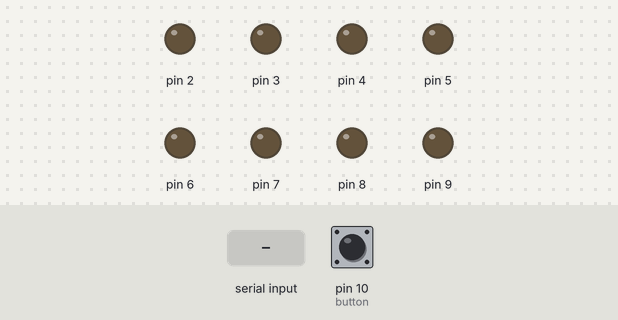
A sketch run on a simulated Arduino Uno, built with avr-gcc and run on an emulated ATmega328P. On the bench: output pins drawn as LEDs (lit = HIGH). The test bench sets the inputs (shaded band); at power-on: pin 10 (button) HIGH.

Above: at 1.2 s.
1.3 s: "3\n" received over Serial
At 1.7 s:
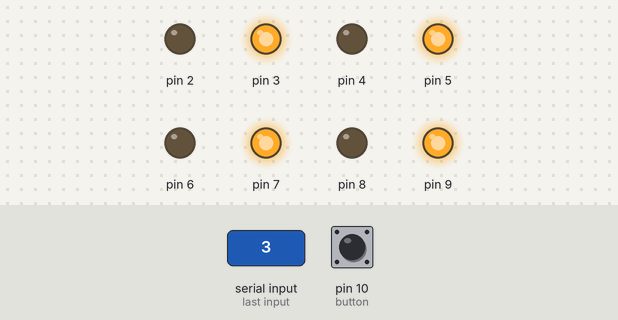
3.8 s: "1\n" received over Serial
At 5.0 s:
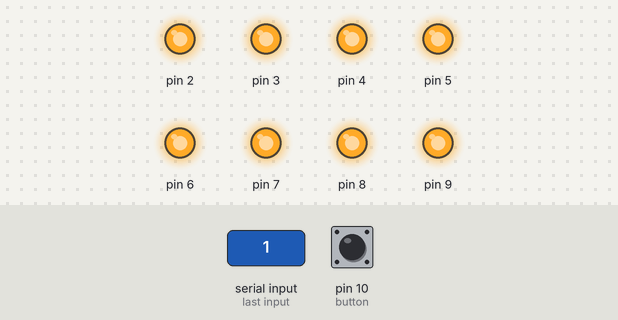
5.3 s: "4\n" received over Serial
At 9.6 s:
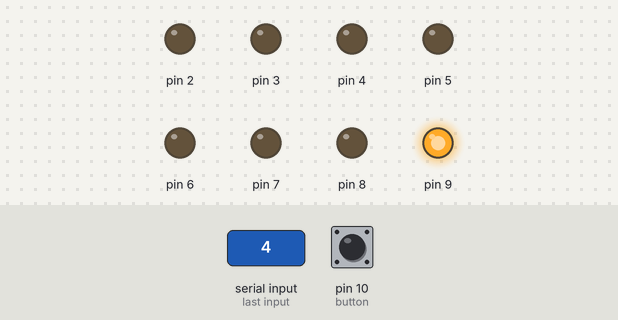
11.3 s: "2\n" received over Serial
At 14.1 s:
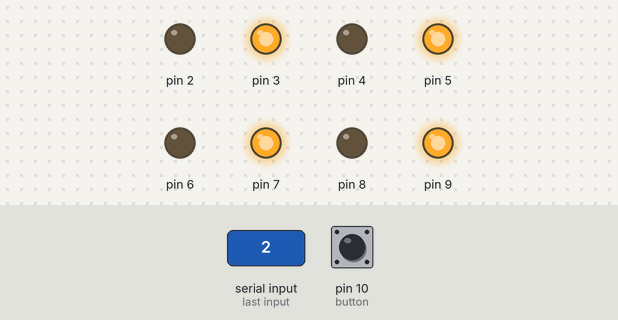
14.3 s: "5\n" received over Serial
At 14.7 s:
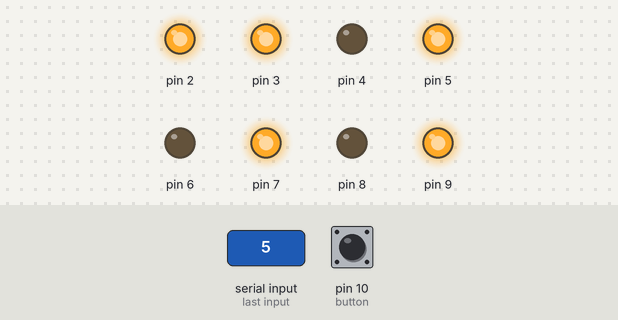
Timing chart, 0 to 18.3 s (numbered marks = the images above; inputs shaded):
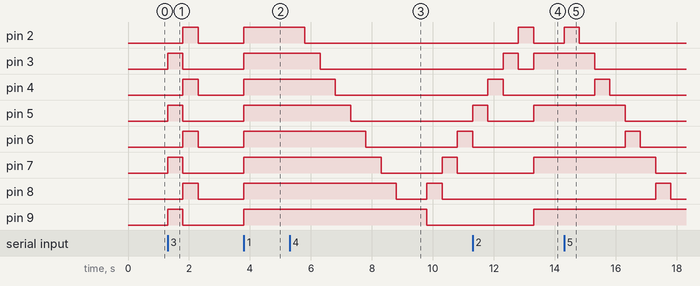

The sketch:

lab2.ino
```cpp
int button = 10;
int buttonState = 0;

void setup() {
  Serial.begin(9600);
  for (int i = 2; i <= 9; i++) {
    pinMode(i, OUTPUT);
  }
  pinMode(button, INPUT_PULLUP);
}

void loop() {
  if (Serial.available() > 0) {
    int command = Serial.parseInt();

    if (command >= 1 && command <= 5) {
      switch (command) {
        case 1:
          step1();
          break;
        case 2:
          step2();
          break;
        case 3:
          step3();
          break;
        case 4:
          step4();
          break;
        case 5:
          step5();
          break;
        default:
          break;
      }
    }
  }
}

void step1() {
  for (int i = 2; i <= 9; i++) {
    digitalWrite(i, HIGH);
  }
}

void step2() {
  for (int i = 2; i <= 9; i++) {
    if (i % 2 == 1) {
      digitalWrite(i, HIGH);
    } else {
      digitalWrite(i, LOW);
    }
  }
}

void step3() {
    for (int i = 3; i <= 9; i += 2) {
      digitalWrite(i, HIGH);
    }
    delay(500);

    for (int i = 2; i <= 9; i++) {
      digitalWrite(i, LOW);
    }
  for (int i = 2; i <= 9; i += 2) {
      digitalWrite(i, HIGH);
    }
    delay(500);

    for (int i = 2; i <= 9; i++) {
      digitalWrite(i, LOW);
    }

}


void left() {
  for (int i = 2; i <= 9; i++) {
    digitalWrite(i, HIGH);
    delay(500);
    digitalWrite(i, LOW);
  }
}

void right() {
  for (int i = 9; i >= 2; i--) {
    digitalWrite(i, HIGH);
    delay(500);
    digitalWrite(i, LOW);
  }
}

void step4() {
  left();
  right();
}


void step5() {
  buttonState = digitalRead(button);

  if (buttonState == HIGH) {
    left();
    right();

  } else {
    for (int i = 2; i <= 9; i++) {
      digitalWrite(i, LOW);
    }
  }
}
```

Measured:
- after the input at 1.3 s, pin 2, pin 4, pin 6, pin 8: LOW → HIGH after 0.50 s, → LOW 0.50 s later; pin 3, pin 5, pin 7, pin 9: LOW → HIGH at once, → LOW 0.50 s later
- after the input at 3.8 s, pin 2–9: LOW → HIGH at once
- after the input at 5.3 s, pin 2: HIGH → LOW after 0.50 s; pin 3: HIGH → LOW after 1.0 s; pin 4: HIGH → LOW after 1.5 s; pin 5: HIGH → LOW after 2.0 s; pin 6: HIGH → LOW after 2.5 s, → HIGH 3.0 s later
- after the input at 11.3 s, pin 7, pin 9: LOW → HIGH after 2.0 s
- after the input at 14.3 s, pin 2: LOW → HIGH at once, → LOW 0.50 s later; pin 3: HIGH → LOW after 1.0 s; pin 4: LOW → HIGH after 1.0 s, → LOW 0.50 s later; pin 5: HIGH → LOW after 2.0 s; pin 6: LOW → HIGH after 2.0 s, → LOW 0.50 s later
